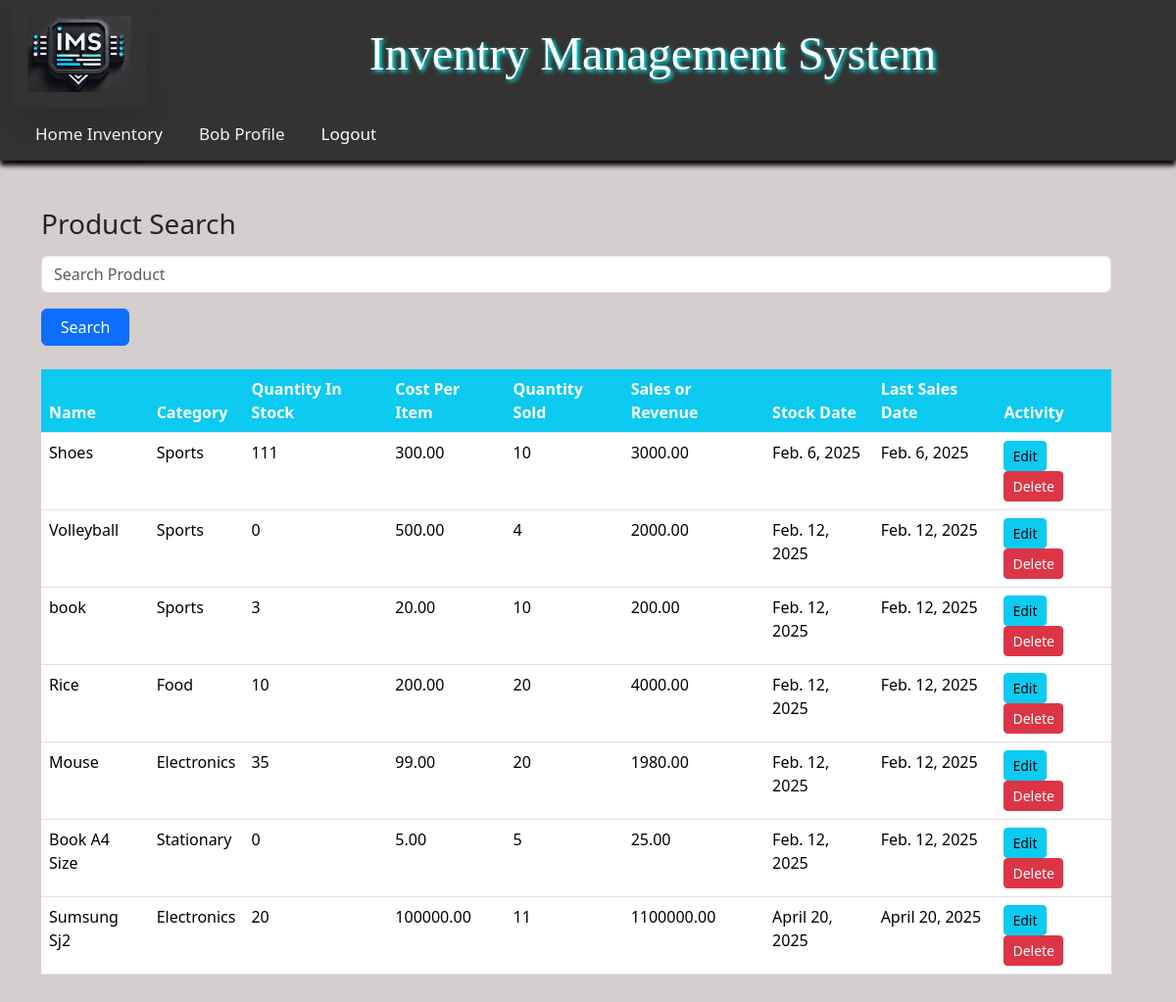
The app's page /product/ (signed in) with its own data.
### dashboard/models.py (models this page shows, shortened)
class Product(models.Model):
    name = models.CharField(max_length=100 ,null=True)
    category = models.CharField(max_length=20 , choices=CATEGORY,null=True)
    quantity = models.PositiveIntegerField(null=True)
    cost_per_item = models.DecimalField(max_digits=19,decimal_places=2,null=True,blank=True)
    quantity_sold = models.IntegerField(null=True,blank=True)
    sales = models.DecimalField(max_digits=19,decimal_places=2,null=True,blank=True)
    stock_date = models.DateField(auto_now_add=True,null=True)
    last_sales_date=models.DateField(auto_now_add=True,null=True)
    class Meta:
        verbose_name_plural='Products'

### dashboard/views.py (the view)
# urls.py: path('product/',views.product,name='dashboard-product'),
@login_required(login_url='user-login')
def product(request):
    workers_count=User.objects.all().count()
    orders_count=Order.objects.all().count()
    product_count=Product.objects.all().count()
    items=Product.objects.all()
    order=Order.objects.all()
    if request.GET.get('search'):
        items = items.filter(name__icontains = request.GET.get('search'))
    if request.method=="POST":
        form =ProductForm(request.POST)
        if form.is_valid():
            form.save()
            product_name = form.cleaned_data.get('name')
            messages.success(request,f'{product_name} has been added')
            return redirect('dashboard-product')
    else:
        form=ProductForm()
    context = {
        'items':items,
        'form':form,
        'workers_count':workers_count,
        'orders_count':orders_count,
        'product_count':product_count,
    }
    return render(request,'dashboard/product.html',context)

### dashboard/forms.py
class ProductForm(forms.ModelForm):
    name =forms.CharField(widget=forms.TextInput(attrs={'autofocus':True,'class':'form-control'}))
    quantity=forms.IntegerField(widget=forms.NumberInput(attrs={'autofocus':True,'class':'form-control'}))
    class Meta:
        model = Product
        fields=['name','category','quantity','cost_per_item','quantity_sold']
    cost_per_item=forms.DecimalField(required=True)
    quantity_sold=forms.IntegerField(required=True)

### templates/dashboard/product.html (shortened to what this page needs)
{% extends "partials/base.html" %}
{% load static %}
{% load crispy_forms_tags %}
{% block content %}
 <div class="container">
    <div class="row my-4">
        <div class="row">
        <div class="col-md-12">
            <br>
            <form>
                <div class="mb-3 ">
                    <label class="form-label"><b><h3 style="">Product Search</h3></b></label><br>
                    <input name="search" placeholder="Search Product" type="text" class="form-control">
                </div>
                <button style="width:90px;" type="submit" class="btn btn-primary">Search</button>
            <form>
            <table class="table bg-white mt-4">
                <thead class="bg-info">
                    <tr class="text-white">
                        <th scope="col" class="bg-info text-white">Name</th>
                        <th scope="col" class="bg-info text-white">Category</th>
                        <th scope="col" class="bg-info text-white">Quantity In Stock</th>
                        <th scope="col" class="bg-info text-white">Cost Per Item</th>
                        <th scope="col" class="bg-info text-white">Quantity Sold</th>
                        <th scope="col" class="bg-info text-white">Sales or Revenue</th>
                        <th scope="col" class="bg-info text-white">Stock Date</th>
                        <th scope="col" class="bg-info text-white">Last Sales Date</th>
                        <th scope="col" class="bg-info text-white">Activity</th>
                    </tr>
                </thead>
                <tbody>
                    {% for product in items %}
                    <tr style="cursor:pointer;cursor:hand;" onclick="window.location = '{% url 'per_product_view' product.id %}' ">
                        <td>{{product.name}}</td>
                        <td>{{product.category}}</td>
                        <td>{{product.quantity}}</td>
                        <td scope="row">{{ product.cost_per_item }}</td>
                        <td scope="row">{{ product.quantity_sold }}</td>
                        <td scope="row">{{ product.sales }}</td>
                        <td scope="row">{{ product.stock_date }}</td>
                        <td scope="row">{{ product.last_sales_date }}</td>
                        <td>
                            <a class="btn btn-info btn-sm w-23" href="{% url 'dashboard-product-update' product.id %}">Edit</a>
                            <a class="btn btn-danger btn-sm" href="{% url 'dashboard-product-delete' product.id %}">Delete</a>
                        </td>
                    </tr>
                    {% endfor %}
                </tbody>
            </table>
        </div>
    </div>
</div>
</div>
{% endblock content %}

### templates/partials/nav.html (shortened to what this page needs)
{% load static %}
<nav style="background-color: #333; color:black;box-shadow:0px 5px 5px;>" class="m-0 navbar-expand ">
<div class="row m-0">
  <div class="col-1 m-0">
  <img src="{% static 'core/images/IMG_20250111_235645.jpg' %}"
  style="margin:0px;background-color: #3841420d;height:110px;" class="shadow-lg rounded p-3 m-0">
  </div>
  <div class="col-11  rounded">
  <h2  style="text-shadow:2px 2px 4px aqua;margin:0;padding:10px;white-space:nowrap;font-size:4vw;color:white;
  font-family:cursive; margin-left:32px;background-color: #3841420d;" class=" mt-3 navbar-expand ">
   <center>Inventry Management System </center>
  </h2>
  </div>
</nav>
<nav  style="background-color: #333; color:black;box-shadow:0px 5px 5px;>" class="m-0 navbar-expand ">
  <div style="margin-left:20px;" class="topnav " id="myTopnav">
  {% if user.is_authenticated  %}
    <a  class="navbar-brand text-white" href="{% url 'dashboard-index' %}">Home Inventory</a>
    <a style="margin-left:5px;" class="nav-link " href="{% url 'user-profile'  %}">
      {{user.username | capfirst}}
      Profile</a>
    <form action="{% url 'logout' %}" method="post">
    <a><button style="margin-left:5px;" class="nav-link text-white loghov" type="submit" >Logout</button>
      </a>
    </form>
    {% endif %}
  </div>
</nav>

### static/core/css/style.css (style rules this page uses)
body { background: rgb(255, 255, 255); }

### static/core/css/styl.css (style rules this page uses)
body { background: rgba(255, 255, 255, 0.658); }

### templates/partials/base.html (style rules this page uses)
.topnav { overflow: hidden; background-color: #333; }
.topnav a { float: left; display: block; color: #f2f2f2; text-align: center; padding: 14px 16px; text-decoration: none; font-size: 17px; }
.btn-primary { width: 100%; }

### records on screen
Product: name "Shoes", category "Sports", quantity "111", cost_per_item "300.00", quantity_sold "10", sales "3000.00", stock_date "Feb. 6, 2025", last_sales_date "Feb. 6, 2025"
Product: name "Volleyball", category "Sports", quantity "0", cost_per_item "500.00", quantity_sold "4", sales "2000.00", stock_date "Feb. 12, 2025", last_sales_date "Feb. 12, 2025"
Product: name "book", category "Sports", quantity "3", cost_per_item "20.00", quantity_sold "10", sales "200.00", stock_date "Feb. 12, 2025", last_sales_date "Feb. 12, 2025"
Product: name "Rice", category "Food", quantity "10", cost_per_item "200.00", quantity_sold "20", sales "4000.00", stock_date "Feb. 12, 2025", last_sales_date "Feb. 12, 2025"
Product: name "Mouse", category "Electronics", quantity "35", cost_per_item "99.00", quantity_sold "20", sales "1980.00", stock_date "Feb. 12, 2025", last_sales_date "Feb. 12, 2025"
Product: name "Book A4 Size", category "Stationary", quantity "0", cost_per_item "5.00", quantity_sold "5", sales "25.00", stock_date "Feb. 12, 2025", last_sales_date "Feb. 12, 2025"
Product: name "Sumsung Sj2", category "Electronics", quantity "20", cost_per_item "100000.00", quantity_sold "11", sales "1100000.00", stock_date "April 20, 2025", last_sales_date "April 20, 2025"

### other values on screen
{{ user.username | capfirst }} "Bob"
